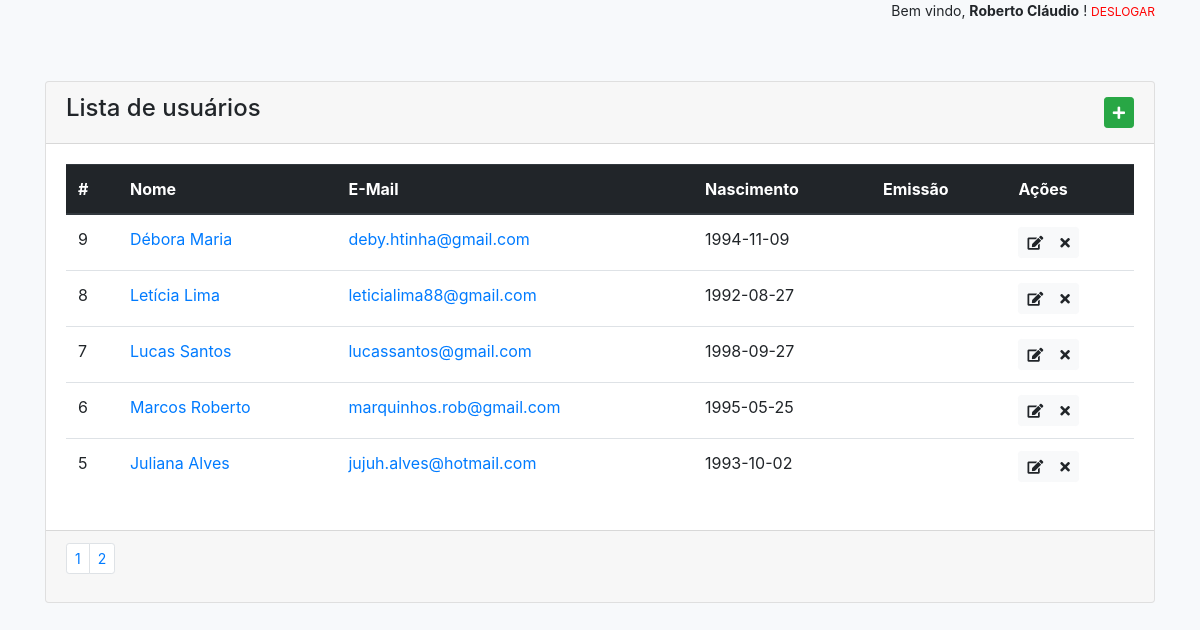
Page /users (signed in) on the committed database.
### tables this page shows
CREATE TABLE IF NOT EXISTS `users` (
  `id` int(10) UNSIGNED NOT NULL AUTO_INCREMENT,
  `nome` varchar(70) NOT NULL,
  `email` varchar(120) NOT NULL,
  `senha` varchar(120) NOT NULL,
  `data_nascimento` date DEFAULT NULL,
  `emissao` int(11) DEFAULT NULL,
  `data_emissao` date DEFAULT NULL,
  PRIMARY KEY (`id`)
);

### app/Controllers/UsersController.php (called while the page is built, shortened)
<?php
class UsersController
{
    public function index()
    {
        $page  = isset($_GET['page']) ? filter_input(INPUT_GET, 'page', FILTER_VALIDATE_INT) : 1;
        $limit = 5;
        $model = new UserModel;
        $total    = $model->countTotal();
        $maxPages = ceil($total / $limit);
        $page     = ($page > $maxPages) ? $maxPages : $page;
        $offset = ($limit * $page) - $limit;
        $users  = $model->paginate($offset, $limit);
        require_once APP . 'Views/_partials/header.php';
        require_once APP . 'Views/users/index.php';
        require_once APP . 'Views/_partials/footer.php';
    }
}

### public/index.php (called while the page is built, shortened)
<?php
$app = new Application();

### app/Core/Model.php (called while the page is built, shortened)
<?php
class Model
{
    protected $db;
    private function setConnection()
    {
        try {
            $options = array(
                PDO::ATTR_DEFAULT_FETCH_MODE => PDO::FETCH_OBJ,
                PDO::ATTR_ERRMODE            => PDO::ERRMODE_EXCEPTION,
                PDO::MYSQL_ATTR_INIT_COMMAND => 'SET NAMES utf8',
            );
            $this->db = new PDO('mysql:host=' . DB_HOST . ';dbname=' . DB_NAME . ';charset=utf8', DB_USER, DB_PASS, $options);
        } catch (PDOException $e) {
            exit("The application cannot connect to the database");
        }
    }
    public function paginate($offset, $limit, $sort = 'DESC')
    {
        $sql   = "SELECT * FROM {$this->table} ORDER BY id {$sort} LIMIT {$offset},{$limit}";
        $query = $this->db->prepare($sql);
        $query->execute();
        return $query->fetchAll();
    }
    public function countTotal()
    {
        $sql   = "SELECT COUNT(id) as total FROM {$this->table}";
        $query = $this->db->prepare($sql);
        $query->execute();
        return (int) $query->fetch()->total;
    }
}

### app/Views/users/index.php (the view)
<section class="container users-list">
    <div class="card">
        <div class="card-header d-flex justify-content-between align-items-center">
            <h4>Lista de usuários</h4>
            <a href="#" class="btn btn-sm btn-success float-right" data-toggle="tooltip" title="Adicionar Novo"><i class="fas fa-plus"></i></a>
        </div>
        <div class="card-body">
            <table class="table">
                <thead class="thead-dark">
                    <tr>
                        <th scope="col">#</th>
                        <th scope="col">Nome</th>
                        <th scope="col">E-Mail</th>
                        <th scope="col">Nascimento</th>
                        <th scope="col">Emissão</th>
                        <th scope="col">Ações</th>
                    </tr>
                </thead>
                <tbody>
                    <?php foreach($users as $user): ?>
                        <tr>
                            <td scope="row"><?=$user->id?></td>
                            <td><a href="<?=URL?>users/show/<?=$user->id?>"><?=$user->nome?></a></td>
                            <td><a href="<?=URL?>users/show/<?=$user->id?>"><?=$user->email?></a></td>
                            <td><?=$user->data_nascimento?></td>
                            <td><?=$user->emissao?></td>
                            <td>
                                <div class="btn-group">
                                    <a href="<?=URL?>users/edit/<?=$user->id?>" class="btn btn-sm btn-light" data-toggle="tooltip" alt="Editar" title="Editar"><i class="fas fa-edit"></i></a>
                                    <a href="<?=URL?>users/delete/<?=$user->id?>" class="btn btn-sm btn-light" data-toggle="tooltip" alt="Excluir" title="Excluir" onclick="return confirm('Deseja mesmo excluir este usuário ?')"><i class="fas fa-times"></i></a>
                                </div>
                            </td>
                        </tr>
                    <?php endforeach; ?>
                </tbody>
            </table>
        </div>
        <?php if($maxPages > 1): ?>
        <div class="card-footer">
            <nav>
                <ul class="pagination pagination-sm">
                    <?php foreach(range(1, $maxPages) as $page): ?>
                        <li class="page-item">
                            <a href="?page=<?=$page?>" class="page-link"><?=$page?></a>
                        </li>
                    <?php endforeach; ?>
                </ul>
            </nav>
        </div>
        <?php endif; ?>
    </div>
</section>

### public/css/app.css (style rules this page uses)
html,body { height: 100%; background-color: #f7f9fb; }
.users-list, .user-info { margin-top: 60px; }

### rows in the picture
users: id "9", nome "Débora Maria", email "deby.htinha@gmail.com", data_nascimento "1994-11-09"
users: id "8", nome "Letícia Lima", email "leticialima88@gmail.com", data_nascimento "1992-08-27"
users: id "7", nome "Lucas Santos", email "lucassantos@gmail.com", data_nascimento "1998-09-27"
users: id "6", nome "Marcos Roberto", email "marquinhos.rob@gmail.com", data_nascimento "1995-05-25"
users: id "5", nome "Juliana Alves", email "jujuh.alves@hotmail.com", data_nascimento "1993-10-02"

### other values in the picture
$_SESSION['user_info']['name'] "Roberto Cláudio"
$page "1"
$page "2"
